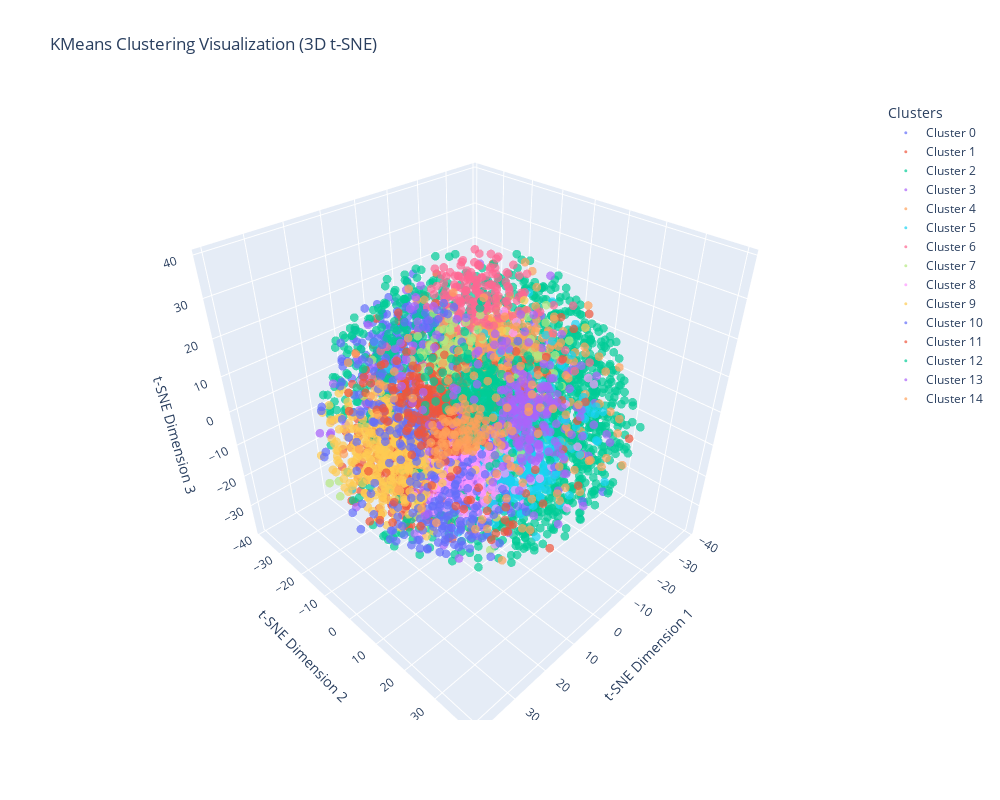
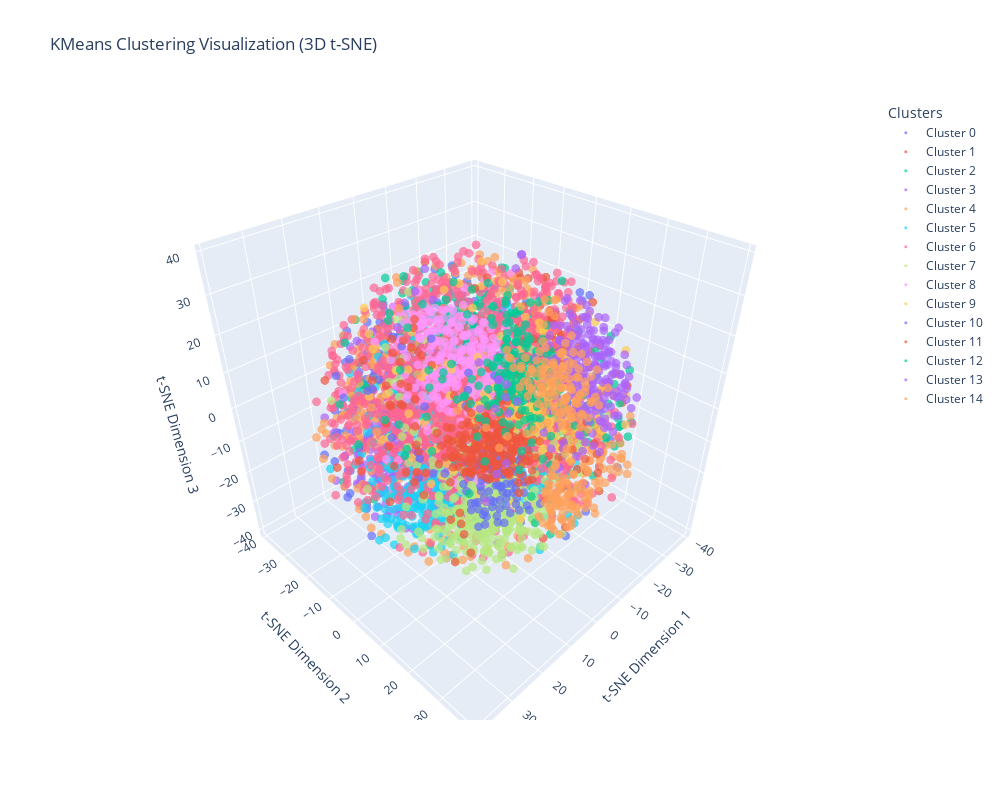

Notebook code cell kept with these figures, in order:
### Markdown cell above
### Experiment with Different Values of k for KMeans Clustering

This code performs an experiment to determine the optimal number of clusters (k) for KMeans clustering using two metrics: distortion and silhouette score.

**Function `calculate_distortion_and_silhouette`**:
- Takes an SVD matrix and a range of k values.
- For each k, it fits a KMeans model and calculates:
    - **Distortion**: Average distance from each point to its assigned cluster center.
    - **Silhouette Score**: Measures how similar a point is to its own cluster compared to other clusters.
- Returns lists of distortion and silhouette scores for each k.

This experiment helps in selecting the optimal number of clusters for KMeans clustering by balancing between compactness (distortion) and separation (silhouette score).

## Result Analysis
From the graphs, it can be seen that more clusters = better distortion and silhouette scores. There is no clear formation of an 'elbow' to decide an optional choice of k. This is due to extensive size of the dataset and its nature which includes a lot of jargon words which are hypercontextualised and cannot form meaningful clusters

### Code cell
from concurrent.futures import as_completed, ThreadPoolExecutor
from sklearn.manifold import TSNE
from sklearn.cluster import KMeans
from tqdm import tqdm
import numpy as np
import pandas as pd
import plotly.graph_objects as go
from sklearn.feature_extraction.text import TfidfVectorizer

def perform_clustering(df, svd_matrix, n_clusters=5):
    """
    Perform KMeans clustering and visualize results using Plotly.

    Args:
        df (pd.DataFrame): DataFrame containing the data.
        svd_matrix (np.ndarray): SVD matrix for the data.
        n_clusters (int): Number of clusters for KMeans.

    Returns:
        pd.DataFrame: DataFrame with an additional 'cluster' column.
        dict: Dictionary containing top words for each cluster.
        plotly.graph_objects.Figure: Interactive 3D plot.
    """
    kmeans = KMeans(n_clusters=n_clusters, random_state=42, n_init='auto')
    df.loc[:, 'cluster'] = kmeans.fit_predict(svd_matrix)

    # Store top words per cluster
    top_words_dict = {}
    for cluster_id in range(n_clusters):
        cluster_text = df[df['cluster'] == cluster_id]['cleaned_abstract']
        if cluster_text.empty:
            top_words_dict[cluster_id] = ["No documents"]
            continue
        tfidf_vectorizer = TfidfVectorizer(max_features=5000)
        tfidf_matrix = tfidf_vectorizer.fit_transform(cluster_text)
        try:
            top_words_idx = tfidf_matrix.sum(axis=0).argsort()[0, ::-1].tolist()[0]
            top_words = [tfidf_vectorizer.get_feature_names_out()[i] for i in top_words_idx]
        except IndexError:
            top_words = ["No significant terms"]
        top_words_dict[cluster_id] = top_words
    
    # Reduce dimensionality for visualization
    tsne = TSNE(n_components=3,perplexity=500, random_state=42)
    tsne_matrix = tsne.fit_transform(svd_matrix)

    # Create an interactive 3D scatter plot using Plotly
    fig = go.Figure()

    for cluster_id in range(n_clusters):
        cluster_points = tsne_matrix[df['cluster'] == cluster_id]
        fig.add_trace(go.Scatter3d(
            x=cluster_points[:, 0],
            y=cluster_points[:, 1],
            z=cluster_points[:, 2],
            mode='markers',
            marker=dict(size=3, opacity=0.7),
            name=f'Cluster {cluster_id}'
        ))

    fig.update_layout(width=1000,
        height=800,
        title="KMeans Clustering Visualization (3D t-SNE)",
        scene=dict(
            xaxis_title='t-SNE Dimension 1',
            yaxis_title='t-SNE Dimension 2',
            zaxis_title='t-SNE Dimension 3'
        ),
        legend_title="Clusters"
    )

    fig.show()
    
    return df, top_words_dict, fig

# Perform clustering for both time periods using parallel processing
results = {}
with ThreadPoolExecutor() as executor:
    futures = {
        executor.submit(perform_clustering, df_2020, svd_matrix_2020, n_clusters=15): '2020',
        executor.submit(perform_clustering, df_2023, svd_matrix_2023, n_clusters=15): '2023'
    }
    
    with tqdm(total=len(futures), desc="Clustering", leave=True, position=0) as pbar:
        for future in as_completed(futures):
            period = futures[future]
            results[period] = future.result()
            pbar.update(1)

# Extract results
df_2020_clustered, top_words_2020, fig_2020 = results['2020']
df_2023_clustered, top_words_2023, fig_2023 = results['2023']

# Print top words for each cluster
print("\nTop words for each cluster (2019-2020):")
for cluster_id, top_words in top_words_2020.items():
    print(f"Cluster {cluster_id}: {top_words}")

print("\nTop words for each cluster (2023-2024):")
for cluster_id, top_words in top_words_2023.items():
    print(f"Cluster {cluster_id}: {top_words}")

### Figure 1 — Plotly figure (JSON) as saved in the notebook; plotly's stock layout.template omitted (floating-point values rounded to 4 significant figures; data arrays with more than 128 entries replaced by an {"elided": "..."} marker saying what was removed)
{"data": [{"marker": {"opacity": 0.7, "size": 3}, "mode": "markers", "name": "Cluster 0", "type": "scatter3d", "x": {"elided": "187 float values"}, "y": {"elided": "187 float values"}, "z": {"elided": "187 float values"}}, {"marker": {"opacity": 0.7, "size": 3}, "mode": "markers", "name": "Cluster 1", "type": "scatter3d", "x": {"elided": "222 float values"}, "y": {"elided": "222 float values"}, "z": {"elided": "222 float values"}}, {"marker": {"opacity": 0.7, "size": 3}, "mode": "markers", "name": "Cluster 2", "type": "scatter3d", "x": {"elided": "1585 float values"}, "y": {"elided": "1585 float values"}, "z": {"elided": "1585 float values"}}, {"marker": {"opacity": 0.7, "size": 3}, "mode": "markers", "name": "Cluster 3", "type": "scatter3d", "x": {"elided": "270 float values"}, "y": {"elided": "270 float values"}, "z": {"elided": "270 float values"}}, {"marker": {"opacity": 0.7, "size": 3}, "mode": "markers", "name": "Cluster 4", "type": "scatter3d", "x": {"elided": "266 float values"}, "y": {"elided": "266 float values"}, "z": {"elided": "266 float values"}}, {"marker": {"opacity": 0.7, "size": 3}, "mode": "markers", "name": "Cluster 5", "type": "scatter3d", "x": {"elided": "313 float values"}, "y": {"elided": "313 float values"}, "z": {"elided": "313 float values"}}, {"marker": {"opacity": 0.7, "size": 3}, "mode": "markers", "name": "Cluster 6", "type": "scatter3d", "x": {"elided": "173 float values"}, "y": {"elided": "173 float values"}, "z": {"elided": "173 float values"}}, {"marker": {"opacity": 0.7, "size": 3}, "mode": "markers", "name": "Cluster 7", "type": "scatter3d", "x": [-11.69, 16.71, 20.56, -17.45, -6.913, -11.09, -8.157, -11.34, -14.49, -25.57, -21.17, -17.43, -17.73, -8.472, -33.75, -15.84, -20.82, -15.97, -12.99, -16.53, -13.95, -7.142, -17.73, -18.86, -10.43, -20.69, -15.05, -18.06, -14.74, -21.42, -20.11, -23.53, -10.27, -12.39, -16.75, -22.11, -32.08, -11.08, -25.26, -31.71, -29.94, -14.07, -19.3, -15.08, -18.14, -18.4, -8.386, -19.79, -11.28, -20.28, -13.36, -15.47, -14.98, -31.24, -33.31, -12.09, -20.72, -12.47, -7.786, 33.94, -22.98, -7.493, -23.72, -13.29, 36.35, -16.47, -16.2, -14.69, -13.04, -33.99, -17.67, -20.42, -10.51, 0.7289, -12.43, -15.3, -16.54, 15.73, -15.15, -15.64, -17.04, -18.7, -9.305, -15.55, -3.386, -14.35, -17.89, -12.16, -17.85, -11.55, -7.713, -12.59, -12.61, -15.35, -36.58, -24.35, -19.2, -18.54, -14.86, 35.38, -23.36, -29.49], "y": [-27.38, -3.523, -11.14, -33.46, -11.03, -32.08, -24.96, -31.3, -31.9, -23.6, -22.74, -23.41, -27.17, -20.13, -12.12, -25.46, -28.0, -25.72, -25.01, -28.13, -4.653, -31.67, -25.22, -21.43, -2.792, -5.693, -30.86, -23.52, -26.37, -26.4, -29.76, -22.56, -28.15, 4.559, -28.49, -31.08, -11.97, -31.09, -22.32, -5.209, 3.796, -29.01, -30.69, -28.31, -30.49, -27.47, -29.49, 0.8221, -0.5426, -27.85, -26.26, -29.25, -22.81, -14.8, -11.21, -22.75, -24.24, -34.77, -27.22, -9.666, 1.409, -31.59, -25.02, -28.51, -9.715, -30.37, -26.07, -25.61, -33.72, -9.489, -27.06, -24.36, -25.6, 9.396, -23.06, -28.52, -29.82, 20.61, -31.75, -24.29, 9.574, -31.17, -28.52, -21.7, -20.45, -26.44, 11.73, -29.57, -27.48, -26.72, 16.92, -29.77, -28.98, -32.56, -11.69, -27.9, -25.46, -24.48, -22.79, -7.637, -23.92, -3.977], "z": [-9.165, -25.93, 18.06, -1.203, 10.46, -2.269, -24.32, -10.25, -1.294, 7.05, 0.9608, 2.802, 9.604, -8.461, 0.7632, -7.556, -6.774, -3.919, -0.9788, 1.039, -23.25, -2.757, -9.568, -0.3503, 1.006, -29.62, 8.827, -6.22, 5.764, -3.027, 1.917, 3.741, 0.2616, -17.94, -8.544, -3.541, 8.383, -7.862, 0.08433, -1.687, 8.397, -8.859, -3.64, -2.613, -1.179, -3.623, -9.95, -22.53, 16.86, -10.48, -5.777, 3.929, -7.297, -10.71, -2.616, -8.38, 2.711, 1.214, -3.512, -7.643, 15.33, -4.935, -0.07431, -13.96, -6.782, -4.02, 8.513, -9.734, -4.776, -3.087, -6.305, -6.718, -5.401, 14.05, -4.371, -5.833, -11.99, -20.88, -6.327, -0.4049, 6.984, -7.575, -6.794, -3.544, -27.81, 2.775, 3.912, -4.371, 4.456, -2.131, 19.17, -0.1492, -6.84, -9.489, -5.752, 3.676, 0.1628, -2.958, 8.882, -10.05, -9.832, 15.75]}, {"marker": {"opacity": 0.7, "size": 3}, "mode": "markers", "name": "Cluster 8", "type": "scatter3d", "x": {"elided": "171 float values"}, "y": {"elided": "171 float values"}, "z": {"elided": "171 float values"}}, {"marker": {"opacity": 0.7, "size": 3}, "mode": "markers", "name": "Cluster 9", "type": "scatter3d", "x": {"elided": "363 float values"}, "y": {"elided": "363 float values"}, "z": {"elided": "363 float values"}}, {"marker": {"opacity": 0.7, "size": 3}, "mode": "markers", "name": "Cluster 10", "type": "scatter3d", "x": {"elided": "305 float values"}, "y": {"elided": "305 float values"}, "z": {"elided": "305 float values"}}, {"marker": {"opacity": 0.7, "size": 3}, "mode": "markers", "name": "Cluster 11", "type": "scatter3d", "x": {"elided": "296 float values"}, "y": {"elided": "296 float values"}, "z": {"elided": "296 float values"}}, {"marker": {"opacity": 0.7, "size": 3}, "mode": "markers", "name": "Cluster 12", "type": "scatter3d", "x": {"elided": "190 float values"}, "y": {"elided": "190 float values"}, "z": {"elided": "190 float values"}}, {"marker": {"opacity": 0.7, "size": 3}, "mode": "markers", "name": "Cluster 13", "type": "scatter3d", "x": {"elided": "206 float values"}, "y": {"elided": "206 float values"}, "z": {"elided": "206 float values"}}, {"marker": {"opacity": 0.7, "size": 3}, "mode": "markers", "name": "Cluster 14", "type": "scatter3d", "x": {"elided": "151 float values"}, "y": {"elided": "151 float values"}, "z": {"elided": "151 float values"}}], "layout": {"height": 800, "legend": {"title": {"text": "Clusters"}}, "scene": {"xaxis": {"title": {"text": "t-SNE Dimension 1"}}, "yaxis": {"title": {"text": "t-SNE Dimension 2"}}, "zaxis": {"title": {"text": "t-SNE Dimension 3"}}}, "title": {"text": "KMeans Clustering Visualization (3D t-SNE)"}, "width": 1000}}

### Figure 2 — Plotly figure (JSON) as saved in the notebook; plotly's stock layout.template omitted (floating-point values rounded to 4 significant figures; data arrays with more than 128 entries replaced by an {"elided": "..."} marker saying what was removed)
{"data": [{"marker": {"opacity": 0.7, "size": 3}, "mode": "markers", "name": "Cluster 0", "type": "scatter3d", "x": {"elided": "323 float values"}, "y": {"elided": "323 float values"}, "z": {"elided": "323 float values"}}, {"marker": {"opacity": 0.7, "size": 3}, "mode": "markers", "name": "Cluster 1", "type": "scatter3d", "x": {"elided": "130 float values"}, "y": {"elided": "130 float values"}, "z": {"elided": "130 float values"}}, {"marker": {"opacity": 0.7, "size": 3}, "mode": "markers", "name": "Cluster 2", "type": "scatter3d", "x": {"elided": "288 float values"}, "y": {"elided": "288 float values"}, "z": {"elided": "288 float values"}}, {"marker": {"opacity": 0.7, "size": 3}, "mode": "markers", "name": "Cluster 3", "type": "scatter3d", "x": {"elided": "265 float values"}, "y": {"elided": "265 float values"}, "z": {"elided": "265 float values"}}, {"marker": {"opacity": 0.7, "size": 3}, "mode": "markers", "name": "Cluster 4", "type": "scatter3d", "x": {"elided": "550 float values"}, "y": {"elided": "550 float values"}, "z": {"elided": "550 float values"}}, {"marker": {"opacity": 0.7, "size": 3}, "mode": "markers", "name": "Cluster 5", "type": "scatter3d", "x": {"elided": "318 float values"}, "y": {"elided": "318 float values"}, "z": {"elided": "318 float values"}}, {"marker": {"opacity": 0.7, "size": 3}, "mode": "markers", "name": "Cluster 6", "type": "scatter3d", "x": {"elided": "1147 float values"}, "y": {"elided": "1147 float values"}, "z": {"elided": "1147 float values"}}, {"marker": {"opacity": 0.7, "size": 3}, "mode": "markers", "name": "Cluster 7", "type": "scatter3d", "x": {"elided": "342 float values"}, "y": {"elided": "342 float values"}, "z": {"elided": "342 float values"}}, {"marker": {"opacity": 0.7, "size": 3}, "mode": "markers", "name": "Cluster 8", "type": "scatter3d", "x": {"elided": "252 float values"}, "y": {"elided": "252 float values"}, "z": {"elided": "252 float values"}}, {"marker": {"opacity": 0.7, "size": 3}, "mode": "markers", "name": "Cluster 9", "type": "scatter3d", "x": {"elided": "177 float values"}, "y": {"elided": "177 float values"}, "z": {"elided": "177 float values"}}, {"marker": {"opacity": 0.7, "size": 3}, "mode": "markers", "name": "Cluster 10", "type": "scatter3d", "x": [13.39, 22.3, 15.52, 18.29, 20.03, 30.18, 19.34, 11.43, 14.18, 24.67, 17.59, 20.18, 17.51, 19.87, 15.3, 13.47, 15.82, 1.704, 10.18, 17.43, -5.305, 11.24, 17.02, 27.92, 18.92, 12.8, 19.71, 12.9, 16.47, 20.8, 14.9, 20.73, 19.4, 26.08, 12.01, 24.37, 16.99, 12.65, 14.19, 12.42, 14.47, 16.74, 13.76, 17.15, 19.73, 22.63, 19.05, -4.17, 15.51, 33.86, 17.05, 14.24, 19.16, 14.17, 16.11, 17.42, 12.77, 19.8, 14.78, 15.32, 18.18, 9.185, 13.69, 16.02, 22.29, 22.0, 20.58, 23.38, 20.74, 22.16, 18.87, 12.97, 16.48, 16.24, 11.41, 21.95, 15.19, 14.93, 20.27, 11.55, 10.9, 18.18, 19.21, 10.81, 11.16, 13.39, 14.2, 13.55, 11.18, 20.87, 24.37, 17.77, 12.6, 19.62, 11.74, 12.17, 18.18, 10.73], "y": [27.15, 23.24, 20.76, 24.78, 21.75, -9.472, 22.21, 26.29, 21.27, -0.9692, 26.64, 18.75, 19.11, 28.35, 21.45, 18.18, 23.99, -13.02, 20.78, 24.32, 1.138, 21.22, 28.58, -14.86, 21.42, 18.16, -21.35, 18.51, 19.45, 2.887, 19.09, 27.69, 9.926, 22.79, 27.63, 25.14, 26.28, 22.1, -1.923, 23.3, 19.0, 23.34, 22.06, 29.89, 19.71, 21.45, -11.55, -6.736, 22.97, -5.935, 20.94, 28.5, 24.59, 15.93, 17.84, 19.61, -6.258, 20.61, 24.26, 23.86, 16.93, 22.39, 25.35, 27.6, 9.446, 22.99, 23.92, -15.89, 28.11, 24.03, 26.05, 29.11, 20.55, 26.64, -15.12, 24.54, 21.36, 12.16, -12.55, 22.96, 24.44, -14.77, 30.72, -12.97, 17.6, 32.21, 26.56, 12.94, 20.77, 18.26, 27.15, 22.47, 10.66, -15.5, -8.447, 21.74, 24.6, 25.32], "z": [3.588, -2.657, -8.039, -6.164, -0.01316, 13.22, 3.35, 8.771, 3.418, 4.144, -2.474, 2.116, -1.95, -4.654, 7.737, 7.214, -1.458, 14.72, -0.8045, -8.918, 7.583, 2.673, 2.815, 15.31, -7.663, 4.322, -12.63, -1.747, -9.582, 0.02859, -4.962, -0.5387, -2.691, 6.232, -5.409, 1.903, 0.3195, 5.208, 6.786, -1.73, 0.9898, 0.7583, 0.8323, -1.924, -4.781, -3.81, 11.76, 0.2687, -4.62, -9.307, 0.8058, 0.1885, -1.704, 0.8257, 3.783, 7.195, -11.5, 6.002, 6.481, 3.088, -7.731, 2.427, 0.6841, 6.375, -1.153, -7.964, -5.379, 17.12, 5.698, 5.661, 3.017, -5.133, 4.543, -5.426, 18.23, 1.131, -1.673, -9.209, 9.311, -4.937, 5.27, 10.77, 1.603, 16.39, 1.443, -1.047, -2.555, 2.391, -4.054, 20.16, -2.874, -3.453, 20.66, 7.149, -19.6, -7.003, 6.366, -1.054]}, {"marker": {"opacity": 0.7, "size": 3}, "mode": "markers", "name": "Cluster 11", "type": "scatter3d", "x": {"elided": "245 float values"}, "y": {"elided": "245 float values"}, "z": {"elided": "245 float values"}}, {"marker": {"opacity": 0.7, "size": 3}, "mode": "markers", "name": "Cluster 12", "type": "scatter3d", "x": {"elided": "216 float values"}, "y": {"elided": "216 float values"}, "z": {"elided": "216 float values"}}, {"marker": {"opacity": 0.7, "size": 3}, "mode": "markers", "name": "Cluster 13", "type": "scatter3d", "x": {"elided": "223 float values"}, "y": {"elided": "223 float values"}, "z": {"elided": "223 float values"}}, {"marker": {"opacity": 0.7, "size": 3}, "mode": "markers", "name": "Cluster 14", "type": "scatter3d", "x": {"elided": "219 float values"}, "y": {"elided": "219 float values"}, "z": {"elided": "219 float values"}}], "layout": {"height": 800, "legend": {"title": {"text": "Clusters"}}, "scene": {"xaxis": {"title": {"text": "t-SNE Dimension 1"}}, "yaxis": {"title": {"text": "t-SNE Dimension 2"}}, "zaxis": {"title": {"text": "t-SNE Dimension 3"}}}, "title": {"text": "KMeans Clustering Visualization (3D t-SNE)"}, "width": 1000}}
